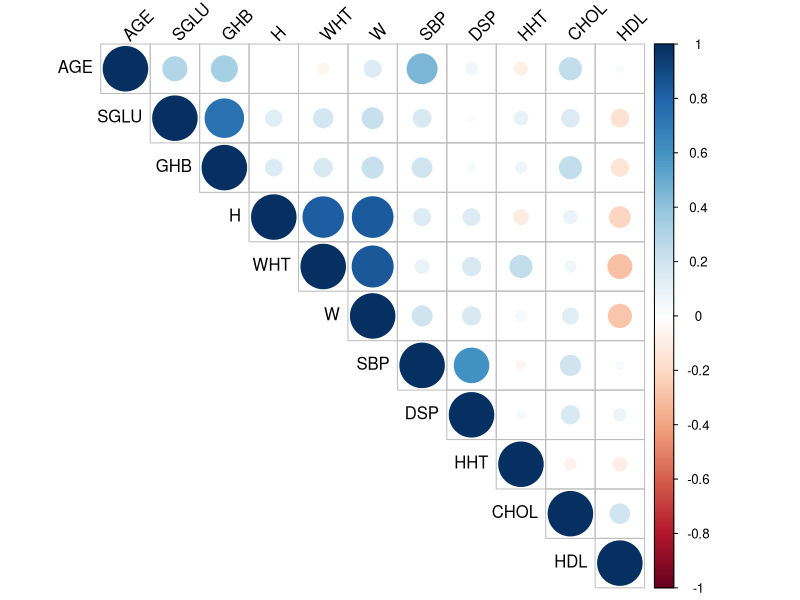
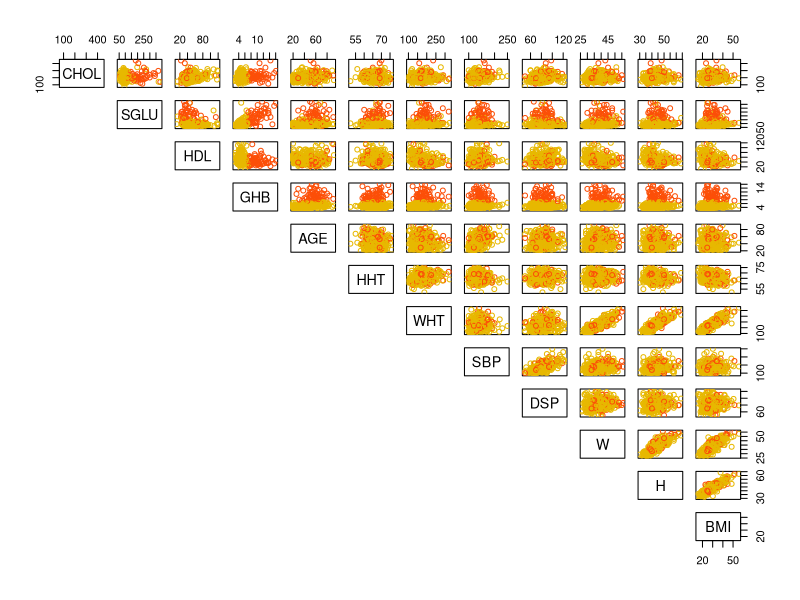
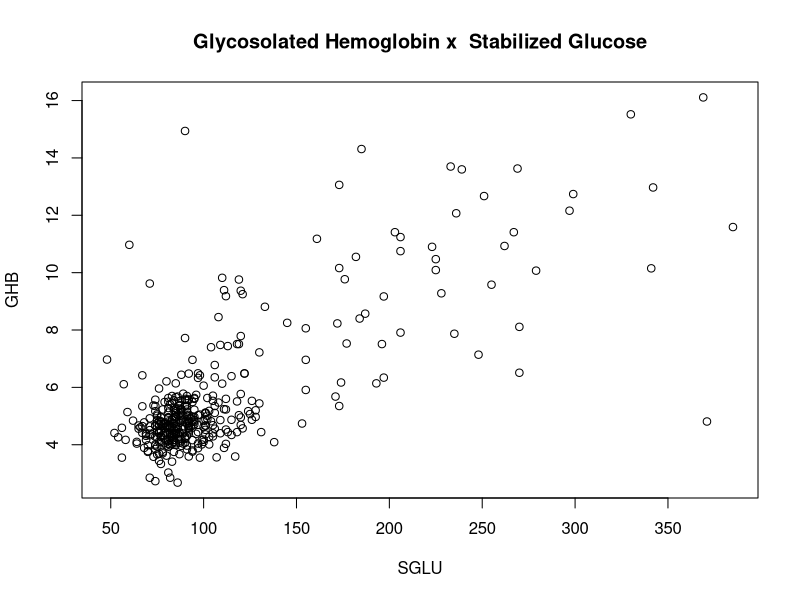
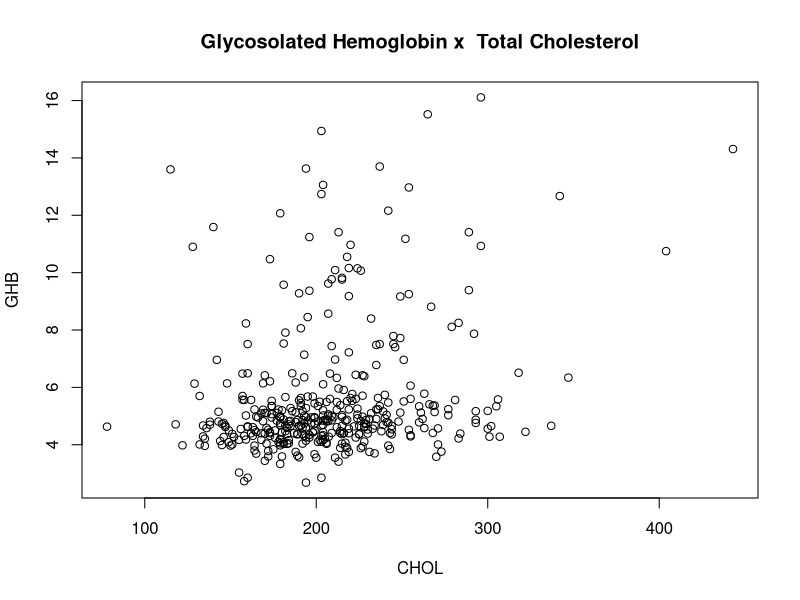
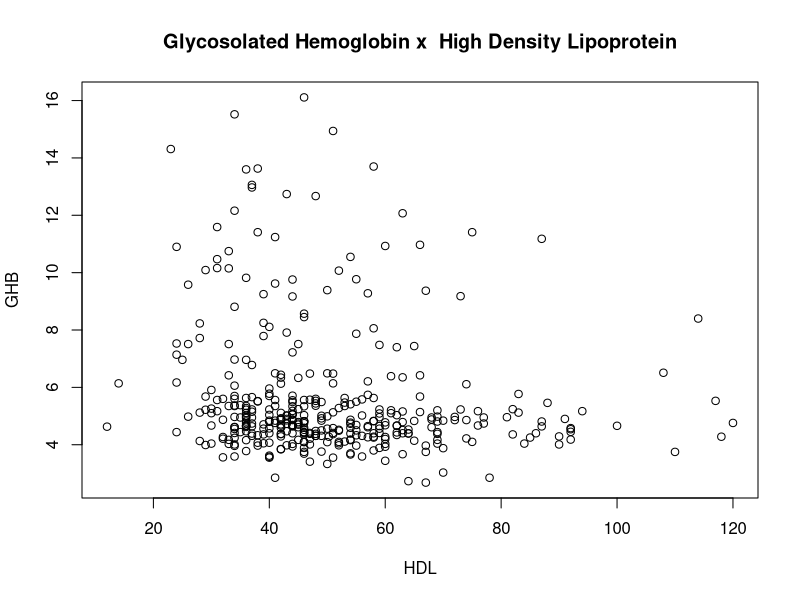
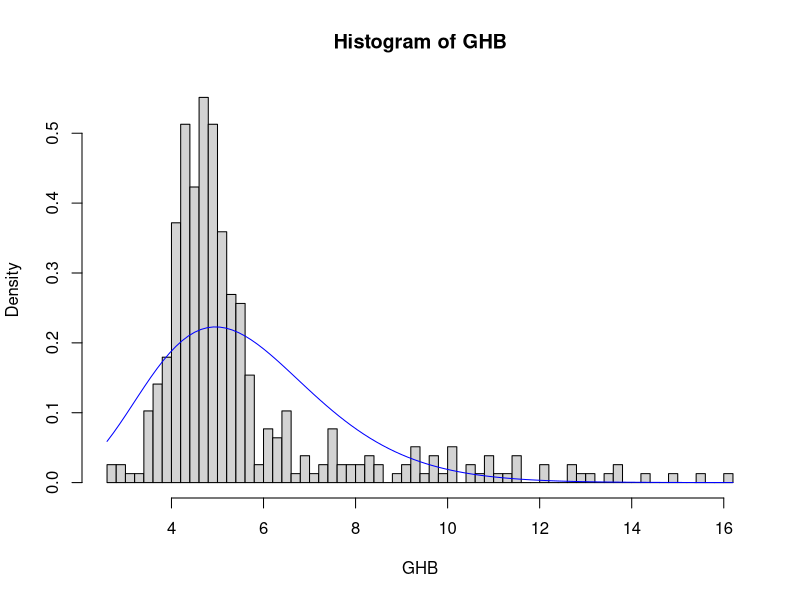

Write R code to recreate these figures, in order.
# read dataset
setwd("/home/renan/Renan/Lisboa - IST/Estatistica Computacional/Projeto") # change for your working directory
data = read.table('Trabalho5_EC.txt', sep = '\t', dec = '.', header = TRUE)

# checking some statistics of the data
summary(data)

# there is a small amount of numeric data missing. its going to inputed the mean for this values
for(i in 1:ncol(data)) {
  if (is.numeric(data[, i])) {
    data[, i][is.na(data[, i])] <- mean(data[, i], na.rm = TRUE)
  }
}
summary(data)

# checking correlation between variables
# first, we want the numerical variables
nums <- unlist(lapply(data, is.numeric))
nums[1] <- FALSE # we don't need to use id for the analysis
cor_data = cor(data[, nums])
cor_matrix = as.matrix(cor_data)
# install.packages("corrplot")
library(corrplot)
corrplot(cor_matrix, type = "upper", order = "hclust", 
         tl.col = "black", tl.srt = 45)
# the most correlated variables are: SGLU and GHB; H and WHT; H and W (0.83455575 - biggest one); SBP and DSP

# bmi calculation (with lbs and inches)
data$BMI = 703 * data$WHT / (data$HHT*data$HHT)
# adding BMI classification
data$BMI_CAT <- cut(data$BMI, breaks = c(0, 18.5, 25, 30, 100), labels=c("Underweight", "Normal weight", "Overweight", "Obesity"))

# glycosolated hemoglobin (outcome) > 7.0 is usually taken as a positive diagnosis of diabetes
data$DIABETES <- cut(data$GHB, breaks = c(0,7,50), labels = c("Negative", "Positive"))

# ages' bin
data$AGE_CAT <- cut(data$AGE, breaks = c(17,25,35,45,55,65,200), labels=c("18-25","26-35","36-45","46-55","56-65",">=66"))

# summary with the created columns added
summary(data)

# chi square tests
# diabetes x bmi_cat
test_bmi_cat = table(data$DIABETES, data$BMI_CAT)
test_bmi_cat
chisq.test(test_bmi_cat) # may indicate that higher BMI is related to diabetes
# fisher.test(test_bmi_cat)

# diabetes x age
test_age_cat = table(data$DIABETES, data$AGE_CAT)
test_age_cat
chisq.test(test_age_cat)

# diabetes x location
test_location = table(data$DIABETES, data$LOCATION)
test_location
chisq.test(test_location)

# diabetes x gender
test_gender = table(data$DIABETES, data$GENDER)
test_gender
chisq.test(test_gender)

# diabetes x frame
test_frame = table(data$DIABETES, data$FRAME)
test_frame
chisq.test(test_frame)

# some scatter plots with colors to differentiate HDL > 7 from HDL < 7
nums_ext <- unlist(lapply(data, is.numeric))
nums_ext[1] <- FALSE # we don't need to use id for the analysis
diabetes_color <- c("#E7B800", "#FC4E07")  
pairs(data[, nums_ext], col = diabetes_color[data$DIABETES], lower.panel=NULL) # we can see that high values of SGLU may indicate higher HDL. It makes sense, because Glycosylated hemoglobin is the Hemoglobin to which glucose is bound
# zoomed chart of SGLU x GHB
plot(data$SGLU, data$GHB, main="Glycosolated Hemoglobin x  Stabilized Glucose", xlab = "SGLU", ylab = "GHB")
# zoomed chart of CHOL x GHB
plot(data$CHOL, data$GHB, main="Glycosolated Hemoglobin x  Total Cholesterol", xlab = "CHOL", ylab = "GHB")
# zoomed chart of HDL x GHB
plot(data$HDL, data$GHB, main="Glycosolated Hemoglobin x  High Density Lipoprotein", xlab = "HDL", ylab = "GHB")

# histogram
hist(data$GHB, xlab = "GHB", main = "Histogram of GHB", freq = FALSE, breaks = 50)
library(MASS)
fit.params <- fitdistr(data$GHB, "gamma", lower = c(0, 0))
fit.params
curve(dgamma(x=x, shape=8.8312777, rate=1.5799002), col="blue", add=TRUE)



# Generalized linear model (without using prior)
glm_ghb <- glm(GHB ~ CHOL + SGLU + HDL + AGE + SBP + DSP + BMI + W + H, data=data, family=Gamma(link="inverse"))
summary(glm_ghb)
# removing variables with p-value > 0.05 
glm_ghb_2 <- glm(GHB ~ CHOL + SGLU + HDL + AGE, data=data, family=Gamma(link="inverse"))
summary(glm_ghb_2)

confint(glm_ghb_2)

# anova test removing a variable that is important to check the result
glm_ghb_3 <- glm(GHB ~ SGLU + HDL + AGE + SBP + DSP + BMI + W + H, data=data, family=Gamma(link="inverse"))
anova(glm_ghb, glm_ghb_3, test = "Chisq")
